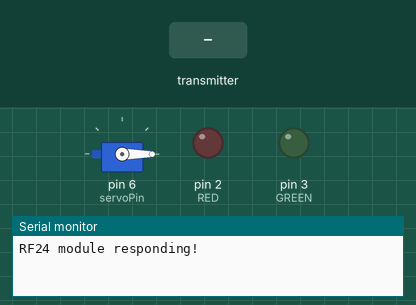
Simulated run of this sketch. Board: Arduino Uno, built with avr-gcc and run on an emulated ATmega328P. On the bench: servo, output pins drawn as LEDs (lit = HIGH), the last lines printed to the serial monitor. The inputs (shaded band) are chosen by the test bench. No radio packets arrive unless stated.

Above: at 1.2 s.
1.3 s: the transmitter starts sending correct = 0
At 2.5 s:
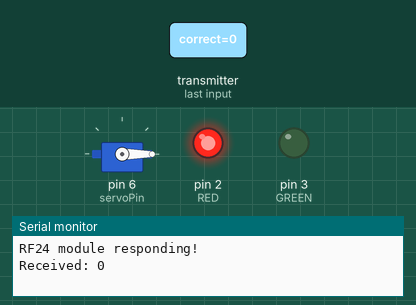
2.8 s: the transmitter starts sending correct = 256
At 4.8 s:
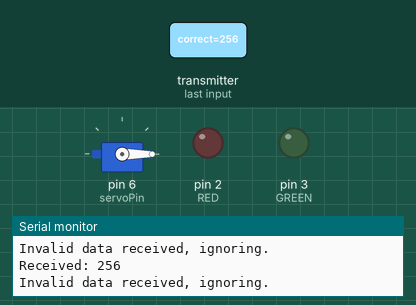
Timing chart, 0 to 6.3 s (numbered marks = the images above; inputs shaded):
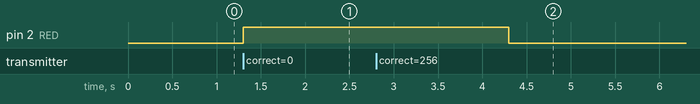

Measured:
- after the input at 1.3 s, pin 2 (RED): LOW → HIGH at once
- after the input at 2.8 s, pin 2 (RED): HIGH → LOW after 1.5 s

The sketch:

RX.ino
```cpp
// PROJECT  :Wireless Gate Opener
// PURPOSE  :To make a wireless access control system that integrates programming, prototyping and design for the receiver.
// COURSE   :ICS3U-E
// AUTHOR   :T. Park
// DATE     :2025 06 04
// MCU      :328P (Standalone)
// STATUS   :Working
// REFRENCE :http://darcy.rsgc.on.ca/ACES/TEI3M/2425/ISPs.html#logs

#include <SPI.h>                                           // Include SPI communication library
#include <RF24.h>                                          // Include RF24 radio module library
#include <Servo.h>                                         // Include Servo motor control library

Servo myservo;                                             // Create a servo object
int servoPin = 6;                                          // Servo connected to pin 6

#define GREEN 3                                            // Green LED connected to pin 3
#define RED   2                                            // Red LED connected to pin 2

#define GATE_OPEN_ANGLE    180                             // Angle to open the gate
#define GATE_CLOSED_ANGLE  0                               // Angle to close the gate
#define GATE_HOLD_TIME     3000                            // Time to hold the gate open/closed

RF24 radio(9, 8);                                          // Create RF24 object using CE=9, CSN=8
const byte address[6] = "12345";                           // Unique RF address

int correct = -1;                                          // Holds received result (-1 means no data yet)

void setup() {
  Serial.begin(9600);                                      // Start serial communication
  while (!Serial);                                         // Wait for Serial to be ready

    if (!radio.begin()) {                                  // Initialize the RF24 module
    Serial.println("RF24 module not responding!");
  } else {
    Serial.println("RF24 module responding!");
    myservo.attach(servoPin);                              // Attach servo to control pin
  }

  radio.openReadingPipe(1, address);                       // Open RF24 reading pipe
  radio.setPALevel(RF24_PA_MIN);                           // Set low power level
  radio.setDataRate(RF24_1MBPS);                           // Set data rate
  radio.startListening();                                  // Start listening for messages

  pinMode(GREEN, OUTPUT);                                  // Set green LED as output
  pinMode(RED, OUTPUT);                                    // Set red LED as output

  myservo.write(0);                                        // Set servo to initial closed position
}

void loop() {
  if (radio.available()) {                                 // If data available to read
    radio.read(&correct, sizeof(correct));                 // Read data into 'correct'
    Serial.print("Received: ");
    Serial.println(correct);                               // Print received value

    if (correct != 0 && correct != 1) {                    // Ignore invalid values
      Serial.println("Invalid data received, ignoring.");
      correct = -1;                                        // Reset to invalid
    }
  }

  if (correct == 1) {                                      // If password was correct
    digitalWrite(GREEN, HIGH);                             // Turn on green LED
    digitalWrite(RED, LOW);                                // Ensure red LED is off

    myservo.write(GATE_OPEN_ANGLE);                        // Open gate
    delay(GATE_HOLD_TIME);                                 // Hold open
    myservo.write(GATE_CLOSED_ANGLE);                      // Close gate
    delay(GATE_HOLD_TIME);                                 // Hold closed

    digitalWrite(GREEN, LOW);                              // Turn off green LED
    correct = -1;                                          // Reset state
  }
  else if (correct == 0) {                                 // If password was incorrect
    digitalWrite(GREEN, LOW);                              // Make sure green LED is off
    digitalWrite(RED, HIGH);                               // Turn on red LED (error indicator)

    delay(3000);                                           // Show red LED for 3 seconds
    digitalWrite(RED, LOW);                                // Turn off red LED

    correct = -1;                                          // Reset state
  }
}
```
